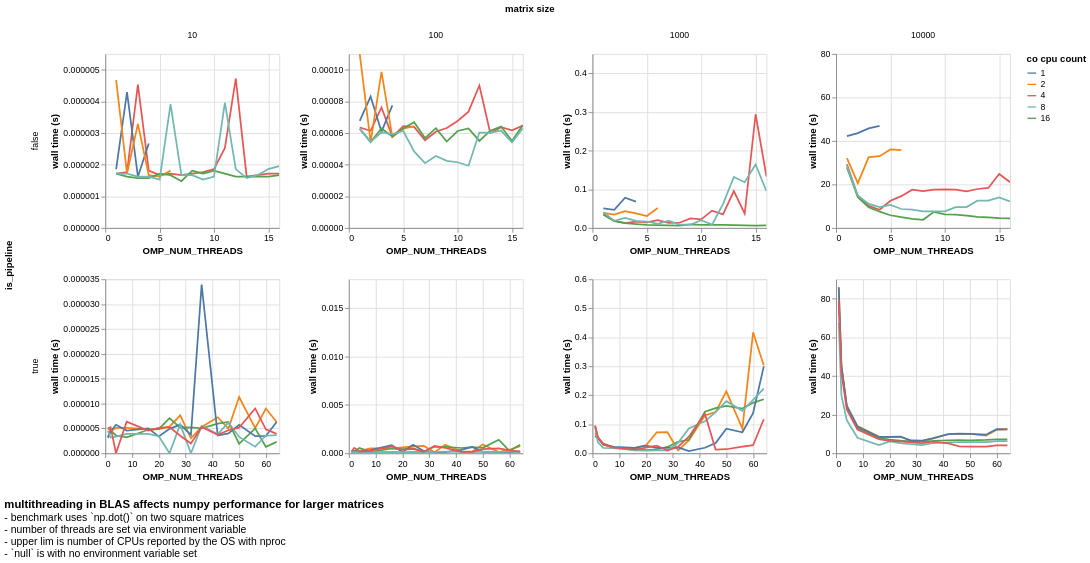

Source (notebook cell):
### Markdown cell above
---
### multithreading in `BLAS` (Basic Linear Algebra Subprograms) can greatly affect the performance of basic matrix operations in `numpy`
- number of threads can be set via `OPENBLAS_NUM_THREADS`
- `null` below is the default, with no environment variable set
- benchmark uses `np.dot()` on two square matrices

### Code cell
(
    df
    .plot.line(
        x=f'{var}',
        y=alt.Y('wall time:Q', title='wall time (s)'),
        color='co cpu count:N',
        column='matrix size:O',
        # detail='os cpu threads:O',
        row='is_pipeline',
    )
    .resolve_scale(
        x='independent',
        y='independent',
    )
    .properties(
        title=alt.TitleParams(
            text='multithreading in BLAS affects numpy performance for larger matrices',
            subtitle=[
                "- benchmark uses `np.dot()` on two square matrices",
                "- number of threads are set via environment variable",
                "- upper lim is number of CPUs reported by the OS with nproc",   
                "- `null` is with no environment variable set",
            ],
            anchor='start',
            orient='bottom',
            offset=20,
        ),
        height=200,
        width=200,
    )
)

### Figure 1 — Vega-Lite specification as saved in the notebook (floating-point values rounded to 4 significant figures; data arrays with more than 128 entries replaced by an {"elided": "..."} marker saying what was removed)
{"config": {"view": {"continuousWidth": 300, "continuousHeight": 300}}, "data": {"name": "data-a3eb16aafaf90eeb77306027af77e9af"}, "mark": {"type": "line", "tooltip": true}, "encoding": {"color": {"field": "co cpu count", "type": "nominal"}, "column": {"field": "matrix size", "type": "ordinal"}, "row": {"field": "is_pipeline", "type": "nominal"}, "x": {"field": "OMP_NUM_THREADS", "type": "quantitative"}, "y": {"field": "wall time", "title": "wall time (s)", "type": "quantitative"}}, "height": 200, "params": [{"name": "param_4", "select": {"type": "interval", "encodings": ["x", "y"]}, "bind": "scales"}], "resolve": {"scale": {"x": "independent", "y": "independent"}}, "title": {"text": "multithreading in BLAS affects numpy performance for larger matrices", "anchor": "start", "offset": 20, "orient": "bottom", "subtitle": ["- benchmark uses `np.dot()` on two square matrices", "- number of threads are set via environment variable", "- upper lim is number of CPUs reported by the OS with nproc", "- `null` is with no environment variable set"]}, "width": 200, "$schema": "https://vega.github.io/schema/vega-lite/v5.20.1.json", "datasets": {"data-a3eb16aafaf90eeb77306027af77e9af": {"elided": "932 records"}}}
